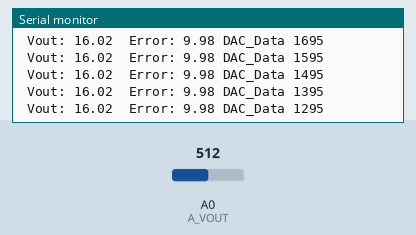
Bench run of a sketch on a simulated Arduino Uno, built with avr-gcc and run on an emulated ATmega328P. Shown: the last lines printed to the serial monitor. Inputs (shaded band) come from the test bench; at power-on: A0 (A_VOUT) = 512.

Above: at 1.2 s.
1.3 s: A0 (A_VOUT) set to 523
At 1.34 s:
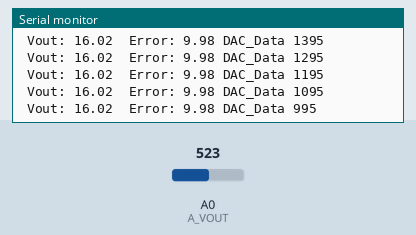
16.3 s: A0 (A_VOUT) set to 248
At 16.32 s:
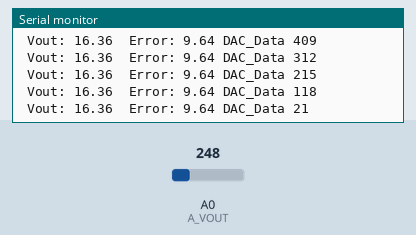
17.8 s: A0 (A_VOUT) set to 239
At 17.8 s:
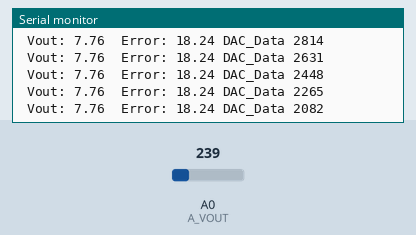
Timing chart, 0 to 20.8 s (numbered marks = the images above; inputs shaded):
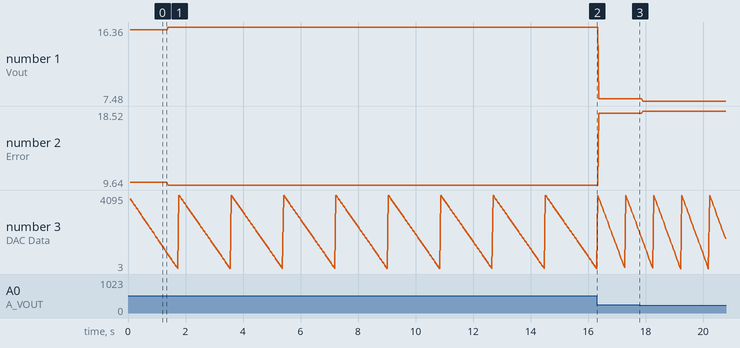

Measured:
- plotted number 1: 16.02 → 16.36 after the input at 1.3 s, 16.36 → 7.76 after the input at 16.3 s, 7.76 → 7.48 after the input at 17.8 s
- plotted number 2: 9.98 → 9.64 after the input at 1.3 s, 9.64 → 18.24 after the input at 16.3 s, 18.24 → 18.52 after the input at 17.8 s
- plotted number 3: 1095 → 21 after the input at 1.3 s, 21 → 2082 after the input at 16.3 s, 2082 → 1677 after the input at 17.8 s

The sketch:

DCDC_PWM_A.ino
```cpp
// Control d'un Convertidor DC-DC NQR010A0X4Z o LM2596
// amb VACTROL - LED Dependendent Resistor ( LED + LDR ).
// en este cas NSL-32R3 controlad per PWM.
// Amb realimentació de Vout amb un Divisor de Tensió.

// Al Serial Plotter vorem
// Vout - Blau
// Error - Roig
// Duty - Verd

#include <Arduino.h>
#include <Wire.h>               // I2C
#include <Adafruit_MCP4725.h>   // DAC I2C

//#define NQR010A0X4Z
#define LM2596
#define CLOSED_LOOP  // Comentar per obrir el llaç de realimentacio

// Definició de Pins

// DCDC Converter Control Pins
#define CONTROL_PIN 3
#define ON_OFF_PIN 2  // Pin 2 Arduino a l entrada ON-OFF del DC-DC.

// DAC
Adafruit_MCP4725 dac;
#define DAC_MAX 4095  // 12 bits DAC, 2**12=4096
uint32_t DAC_Data=DAC_MAX; // Inici data max per vout dc minima.

// Entrades Analogiques per Realimentació
#define A_VOUT A0      // Pin Analogic on Conectem la tensió de sortida DC-DC
#define Bits_ADC 10    // Resolucio 10 Bits dels ADC Arduino UNO
                       // Resolucio 12 Bits dels ADC Arduino Due y Zero
                       // Resolucions 8/10/12 Bits MKRZERO.
const int MaxBin=pow(2,Bits_ADC);   // Final d'escala Lectura Digital

// analogReference(DEFAULT) 5V en sistemes de 5V, 3.3 en sistemes de 3.3V
//float Vref = 5.0;  // UNO connectad al port USB
//float Vref = 4.38; // UNO connectad connector alimentació 7-12V
//float Vref = 1.1; // analogReference(INTERNAL)

// analogReference(EXTERNAL) Conectar pin AREF amb 3.3V..
float Vref = 3.28; // UNO
//float Vref = 3.30; // 4Duino USB 3.300 V.

// Resistencies del divisor de tensió de sortida.
// Que pot ser un potenciometre multivolta de 20k
// que ajustarem per obtener Vref volts a A0 quan
// Vo está en el valor máxim al que pot arrivar.

// També podem definir a partir de mesures de tensió realitzades
// com X_Vout=Vo/Vodiv on Vo será Vomax y Vodiv
// per obtenir la máxima resolució de la conversió a digital
// podem definir X_Vout = Vo_max / Vref;
// Tenint en compte que tindrem l'ajustar el potenciometre multivolta
// de fa la divisió de manera que amb Vo igual al valor máxim al que pot
// arrivar la tensió del cursor sigue igual a Vref.

#ifdef NQR010A0X4Z
  double X_Vout = 6 / Vref;  // NQR010A0X4Z amb del divisor ajustad convenientment
#endif

#ifdef LM2596
  double X_Vout = 32 / Vref;  // LM2596 amb del divisor ajustad convenientment
#endif

// Convertir Duty Cycle en % a 0 a 255
//float Duty = 0;  // Valor Inicial NQR010A0X4Z
//float Duty = 0;  // Valor Inicial LM2596
//int Duty_byte = Duty * 2.55;

// Configuració del control
#define Volem_Vout 26 // Vout que volem 0-6 V pal NQR010A0X4Z
                     // 2.5 a 30 V LM2596
float Error_Ant = Volem_Vout;
float Error = Error_Ant;
//float Kp = 0.5;     // Constant de Porporcionalitat, NQR010A0X4Z
float Kp = 1;     // Constant de Porporcionalitat, LM2596
float Kp_dac = 10;

void setup() {

  // Configuració de sortida PWM pal LED del VACTROL
//  pinMode(ON_OFF_PIN, OUTPUT);
//  pinMode(CONTROL_PIN, OUTPUT);

//  digitalWrite(ON_OFF_PIN, LOW);
//  analogWrite(CONTROL_PIN, Duty_byte );

  // For Adafruit MCP4725A1 the address is 0x62 (default) or 0x63 (ADDR pin tied to VCC)
  // For MCP4725A0 the address is 0x60 or 0x61
  // For MCP4725A2 the address is 0x64 or 0x65
  // Els meus me donen amb A0 en Circuit Obert o GND 0x62. A0 a VCC 0x63 => Son MCP4725A1.
  dac.begin(0x62);

  //analogReference(DEFAULT);  // DEFAULT, 5.0 V USB, 4.38 V 7 < Vin < 12,
                             // Este valor pot cambiar en funcio de la connexió del port USB
                             // i del Arduino de turno
  analogReference(EXTERNAL);  // AREF, que pot ser la sortida 3.3V, o un chip de referencia de tensió
                              // que proporcioni una tensió precisa y constant entre 0 y 5V.
  //analogReference(INTERNAL);  // UNO: NTERNAL de 1.1V
                              // MEGA: INTERNAL1V1 de 1.1 o INTERNAL2V56 de 2.56V
  Serial.begin(9600);
  Serial.print("DCDC amb PWM to Analog Converter,");

//  digitalWrite(ON_OFF_PIN, HIGH);
}

void loop() {

  int ADC_A0 = analogRead(A_VOUT);

  // Convert the analog reading (which goes from 0 - 1023) to a voltage (0 - Vref):
  float Vout = X_Vout * ADC_A0 * Vref / (MaxBin-1);

  // Control de Tensió
  Error_Ant = Error;
  Error = Volem_Vout - Vout;

#ifdef CLOSED_LOOP
  //Duty = Duty + Kp*Error; // NQR010A0X4Z
//  Duty = Duty - Kp*Error;   // LM2596

//  if ( Duty > 100 ){ Duty=100; }
//  if ( Duty < 0 ){ Duty = 0;}

   DAC_Data = DAC_Data - Kp_dac * Error;

   if (DAC_Data > DAC_MAX ) {
     DAC_Data = DAC_MAX;
   }  // Per evitar que la tensió baixe per passarse.
   if (DAC_Data < 0 ) {    // Per evitar 5 V quan s'intiquen tensions negatives
     DAC_Data = 0;         // No cal si DAC_Data es un uint32_t, enter sense signe.
   }
#endif

//  Duty_byte = Duty * 2.55;    // Cambiar rang de 0-100 a 0-255 de les sortides PWM
//  analogWrite(CONTROL_PIN, Duty_byte );

  dac.setVoltage(DAC_Data, false);   // false pa que no guarde el valor a la EEPROM

  // Enviar Datos
  Serial.print(" Vout: ");
  Serial.print(Vout);
  Serial.print("  Error: ");
  Serial.print(Error);
  //Serial.print("  Duty [%]: ");
  //Serial.print(Duty);
  Serial.print(" DAC_Data ");
  Serial.print(DAC_Data);
  Serial.println();
}
```
